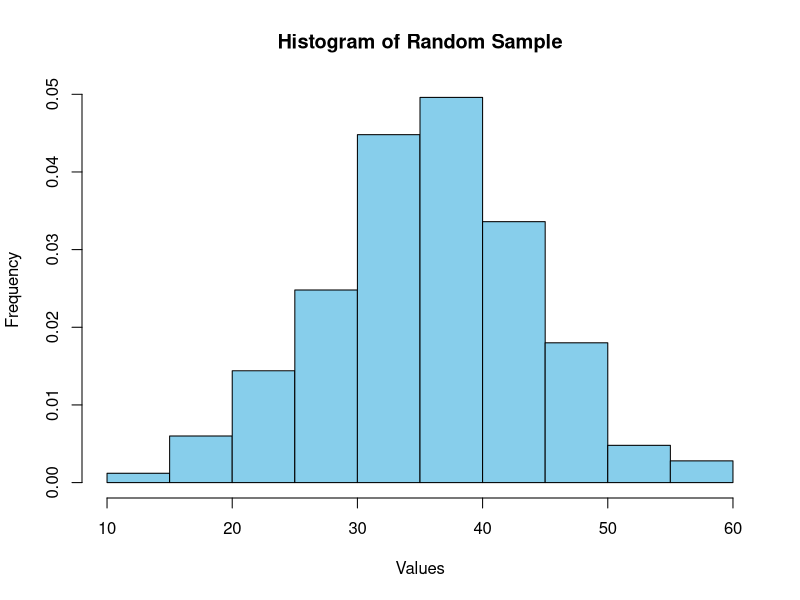
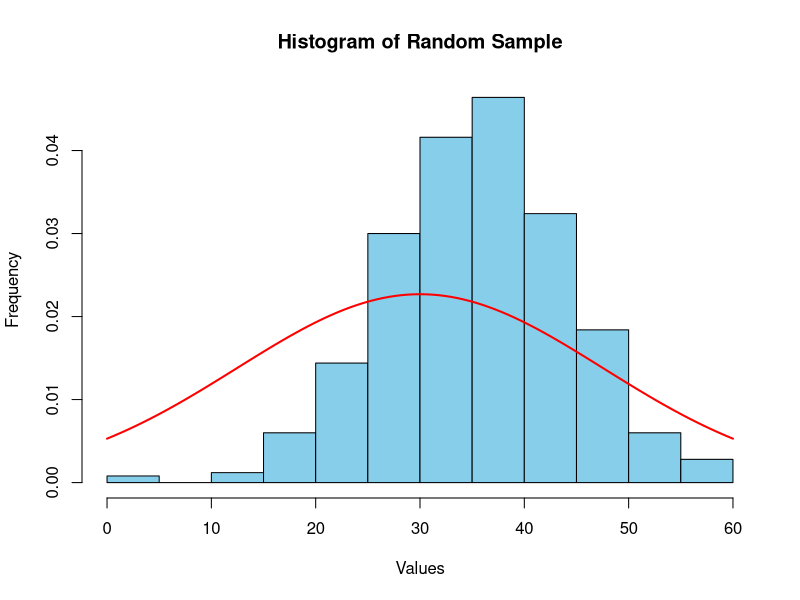
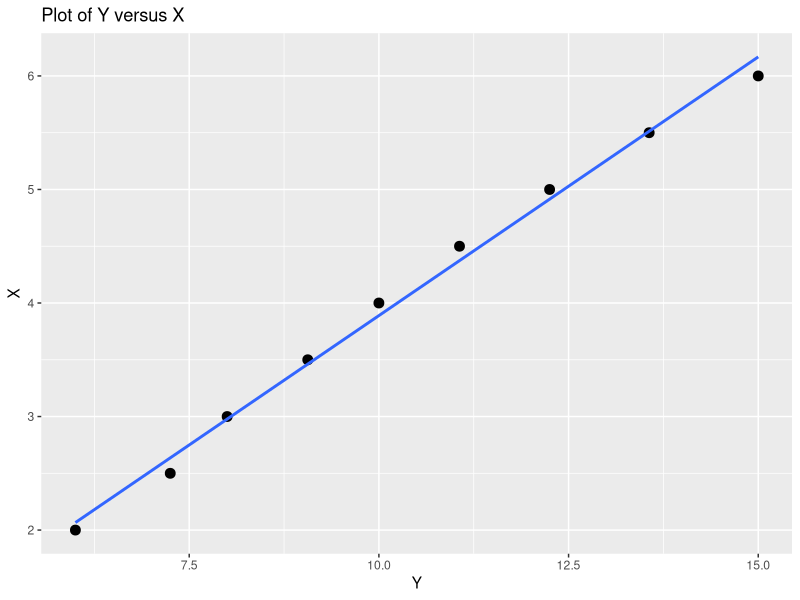
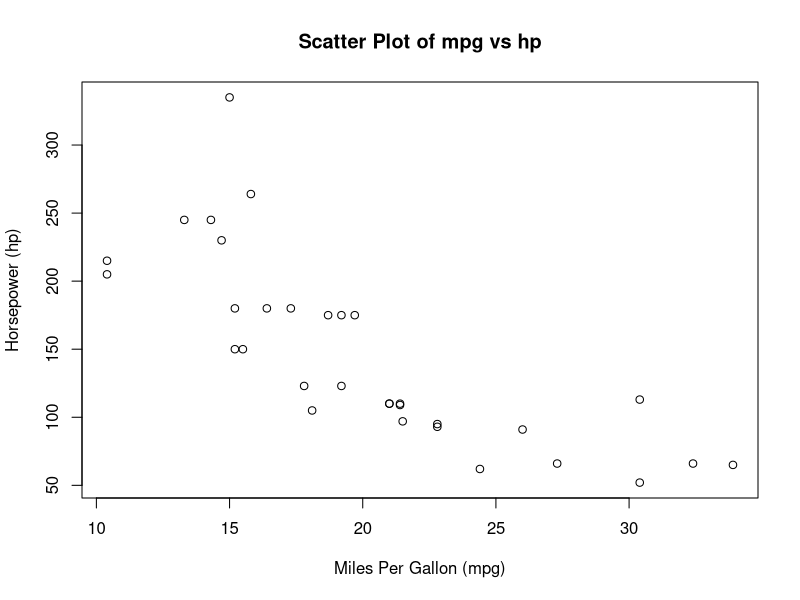
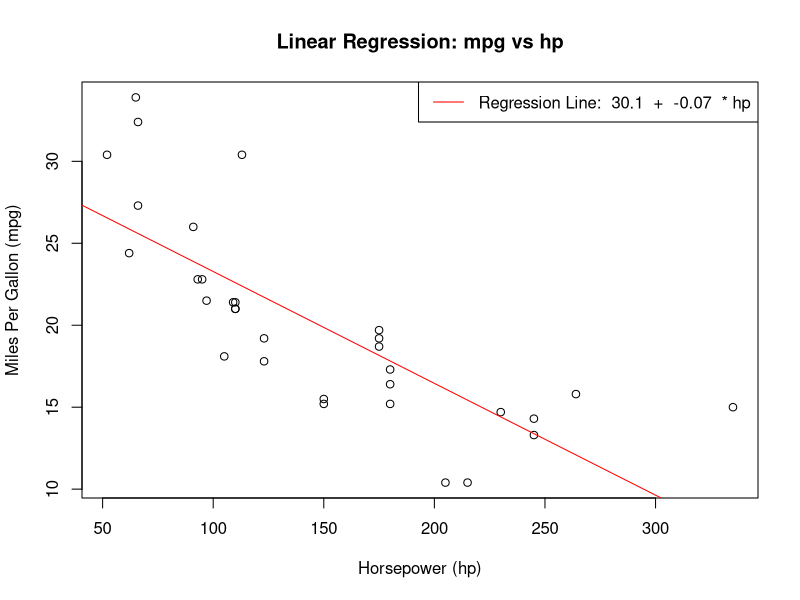
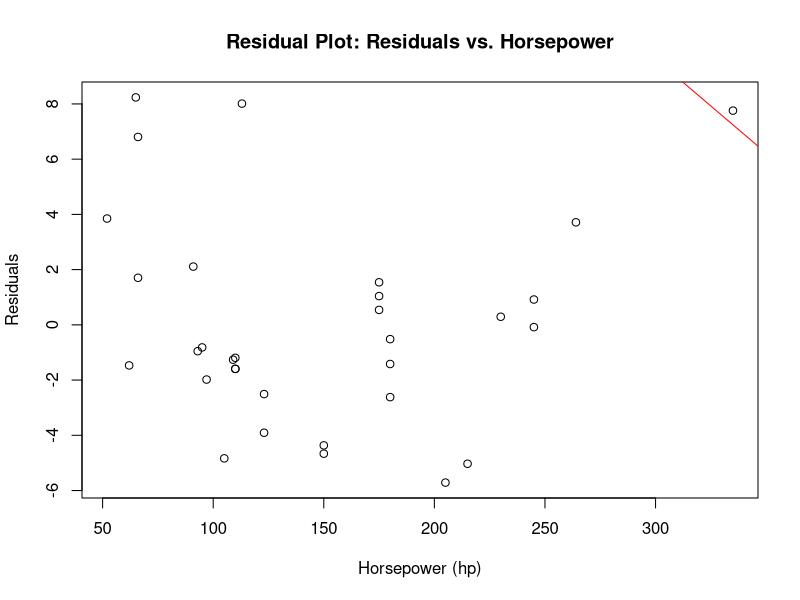
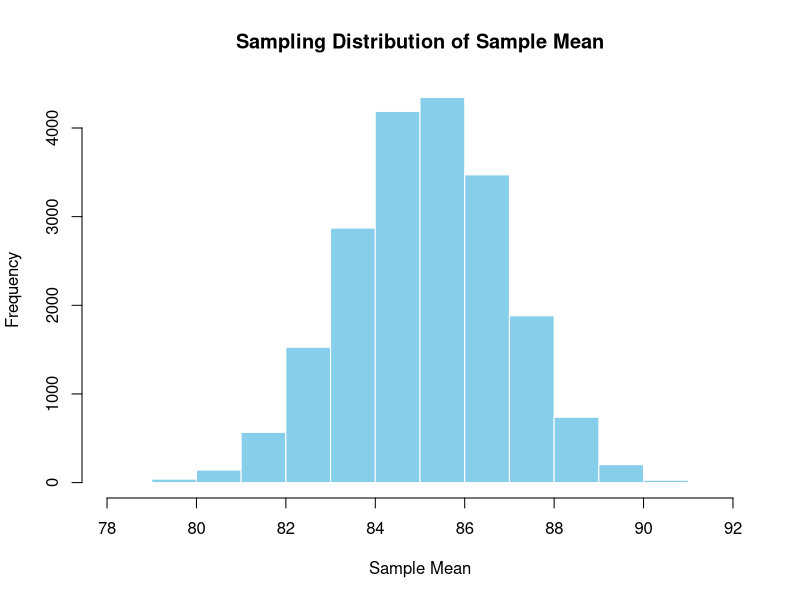
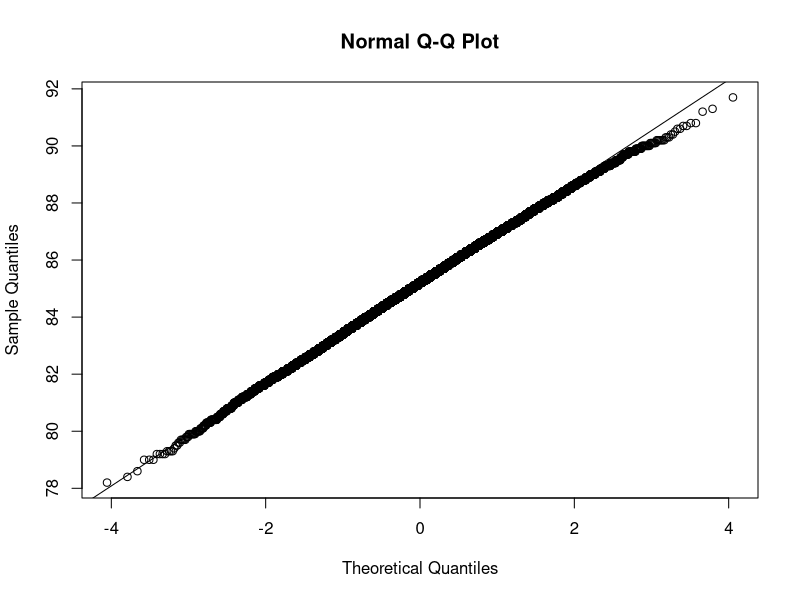

Recreate these plots in R, in order.
## ---- chunk 1
bag1 <- c(rep(5, 5), rep(10, 3))
bag2 <- c(rep(15, 2), rep(20, 4))

draw1 <- sample(bag1, 1)
draw2 <- sample(bag2, 1)

sum <- draw1 + draw2

print(paste("Possible values of X:", sum))
## ---- chunk 2
bag1 <- c(rep(5, 5), rep(10, 3))
bag2 <- c(rep(15, 2), rep(20, 4))

sums <- vector()

for (ball1 in bag1) {
  for (ball2 in bag2) {
    sum <- ball1 + ball2
    sums <- c(sums, sum)
  }
}

freq_table <- table(sums)

total_outcomes <- length(bag1) * length(bag2)

pmf <- freq_table / total_outcomes

print("Value of X | Probability")
for (i in 1:length(pmf)) {
  print(paste(names(pmf)[i], "|", pmf[i]))
}
## ---- chunk 3
values <- c(20, 25, 30)
probabilities <- c(5/24, 13/24, 1/4)

expected_value <- sum(values * probabilities)
cat("Expected Value (E(X)):", expected_value, "\n")

expected_value_squared <- sum((values^2) * probabilities)

variance <- expected_value_squared - expected_value^2
cat("Variance (Var(X)):", variance, "\n")
## ---- chunk 4
X_values <- c(20, 25, 30)
X_probabilities <- c(5/24, 13/24, 1/4)

Y_values <- (2 * X_values) - 3

data <- data.frame(X = X_values, Y = Y_values, Probability = X_probabilities)

print(data)
## ---- chunk 5
prob_X <- c(5/24, 13/24, 1/4)

X_values <- c(20, 25, 30)

Y_values <- (2*X_values) - 3

pmf_Y <- prob_X

cdf_Y <- cumsum(pmf_Y)

cat("\nCDF of Y:\n")
for (i in 1:length(Y_values)) {
  cat("Y <", Y_values[i], "with probability", cdf_Y[i], "\n")
}
cat("Y <", Y_values[length(Y_values)], "with probability 1\n")
## ---- chunk 6
Y_values <- c(37, 47, 57)

cdf_Y <- c(5/24, 18/24, 1)

index_Y_37 <- which(Y_values == 37)

P_Y_37 <- cdf_Y[index_Y_37] - ifelse(index_Y_37 > 1, cdf_Y[index_Y_37 - 1], 0)

## ---- chunk 7
x <- rnorm(n = 500, mean = 36, sd = 8)
hist(x,freq = FALSE, breaks = 10, col = "skyblue", border = "black", 
     main = "Histogram of Random Sample", xlab = "Values", ylab = "Frequency" )
## ---- chunk 8
x <- rnorm(n = 500, mean = 36, sd = 8)
hist(x,freq = FALSE, breaks = 10, col = "skyblue", border = "black", 
     main = "Histogram of Random Sample", xlab = "Values", ylab = "Frequency" )
curve(dnorm(x,mean(x),sd(x)),add = TRUE, col = "red", lwd = 2)
## ---- chunk 9
library(ggplot2)

data <- data.frame(
  X = c(2, 2.5, 3, 3.5, 4, 4.5, 5, 5.5, 6),
  Y = c(6, 7.25, 8, 9.0625, 10, 11.0625, 12.25, 13.5625, 15)
)

ggplot(data, aes(x = Y, y = X)) +
  geom_point(size = 3) +
  geom_smooth(method = "lm", se = FALSE) +
  labs(title = "Plot of Y versus X",
       x = "Y",
       y = "X")
## ---- chunk 10
library(ggplot2)

data <- data.frame(
  X = c(2, 2.5, 3, 3.5, 4, 4.5, 5, 5.5, 6),
  Y = c(6, 7.25, 8, 9.0625, 10, 11.0625, 12.25, 13.5625, 15)
)

correlation_coefficient <- cor(data$Y, data$X)

print(paste("Correlation coefficient (r):", correlation_coefficient))
## ---- chunk 11
last_six_data <- tail(data, 6)

correlation_coefficient_last_six <- cor(last_six_data$Y, last_six_data$X)

print(paste("Correlation coefficient (R_x,y) for the last six pairs of data:", correlation_coefficient_last_six))

correlation_coefficient_all <- cor(data$Y, data$X)

print(paste("Correlation coefficient (R_x,y) for all data points:", correlation_coefficient_all))
## ---- chunk 12
data$X1 <- 2 * data$X - 1
data$X2 <- data$X^2

cor_xy <- cor(data$Y, data$X)
cor_x1y <- cor(data$Y, data$X1)
cor_x2y <- cor(data$Y, data$X2)

print(paste("Correlation coefficient (r_x,y):", cor_xy))
print(paste("Correlation coefficient (r_x1,y):", cor_x1y))
print(paste("Correlation coefficient (r_x2,y):", cor_x2y))
## ---- chunk 13
data(mtcars)

head(mtcars, 10)
## ---- chunk 14
data(mtcars)

summary(mtcars$mpg)
summary(mtcars$hp)
## ---- chunk 15
data(mtcars)

plot(mtcars$mpg, mtcars$hp, 
     xlab = "Miles Per Gallon (mpg)", 
     ylab = "Horsepower (hp)",
     main = "Scatter Plot of mpg vs hp")
## ---- chunk 16
data(mtcars)

model <- lm(mpg ~ hp, data = mtcars)

summary(model)

fitted_values <- predict(model)

plot(mtcars$hp, mtcars$mpg, 
     xlab = "Horsepower (hp)", 
     ylab = "Miles Per Gallon (mpg)",
     main = "Linear Regression: mpg vs hp")

abline(model, col = "red")

legend("topright", legend = paste("Regression Line: ", round(coef(model)[1], 2), " + ", round(coef(model)[2], 2), " * hp"),
       col = "red", lty = 1)
## ---- chunk 17
data(mtcars)

model <- lm(mpg ~ hp, data = mtcars)

intercept <- coef(model)[1]
slope <- coef(model)[2]

fitted_equation <- paste("mpg =", round(intercept, 2), "+", round(slope, 2), "* hp")

cat("Fitted Equation:", fitted_equation, "\n")

change_in_mpg <- slope
cat("Change in mpg when hp increases by one unit:", round(change_in_mpg, 2), "units\n")
## ---- chunk 18
data(mtcars)

model <- lm(mpg ~ hp, data = mtcars)

plot(mtcars$hp, resid(model), 
     xlab = "Horsepower (hp)", 
     ylab = "Residuals",
     main = "Residual Plot: Residuals vs. Horsepower")

abline(model, col = "red")
## ---- chunk 19
data(mtcars)

model <- lm(mpg ~ hp, data = mtcars)

hp_value <- 110
predicted_mpg <- predict(model, newdata = data.frame(hp = hp_value))

cat("Predicted mpg for a car with horsepower of 110:", predicted_mpg, "\n")
## ---- chunk 20
mean <- 5.50
standard_deviation <- 1.20

percentile_90 <- qnorm(0.90, mean, standard_deviation)

print(percentile_90)
## ---- chunk 21
mean <- 5.50
standard_deviation <- 1.20

percentile_25 <- qnorm(0.25, mean, standard_deviation)

print(percentile_25)
## ---- chunk 22
mean <- 5.50

median_value <- mean

print(median_value)
## ---- chunk 23
mean <- 5.50
standard_deviation <- 1.20
threshold <- 7.00

cumulative_probability_up_to_7 <- pnorm(threshold, mean, standard_deviation)

percentage_more_than_7 <- 1 - cumulative_probability_up_to_7

percentage_more_than_7 <- percentage_more_than_7 * 100

print(percentage_more_than_7)
## ---- chunk 24
size <- 50
prob <- 0.05
q <- 2

prob_fewer_than_3 <- pbinom(q, size, prob)

print(prob_fewer_than_3)
## ---- chunk 25
mean_X <- 50 * 0.05
var_X <- 50 * 0.05 * (1 - 0.05)

cat("Mean of X:", mean_X, "\n")
cat("Variance of X:", var_X, "\n")
## ---- chunk 26
N <- 20000
my_boootstrap <- numeric(N)
exam_scores <- c(82, 88, 75, 94, 90, 85, 78, 91, 86, 89, 92, 80, 87, 79, 84, 77, 83, 81, 76, 93, 88, 85, 89, 90, 82, 86, 75, 91, 79, 84, 78, 95, 88, 87, 93, 86, 82, 89, 90, 80)

mean(exam_scores)
## ---- chunk 27
N <- 20000
my_boootstrap <- numeric(N)
exam_scores <- c(82, 88, 75, 94, 90, 85, 78, 91, 86, 89, 92, 80, 87, 79, 84, 77, 83, 81, 76, 93, 88, 85, 89, 90, 82, 86, 75, 91, 79, 84, 78, 95, 88, 87, 93, 86, 82, 89, 90, 80)

mean(exam_scores)

for (i in 1:N) {
  s=sample(exam_scores,10,replace = T)
  my_boootstrap[i]=mean(s)
}

hist(my_boootstrap, main = "Sampling Distribution of Sample Mean", xlab = "Sample Mean", ylab = "Frequency", col = "skyblue", border = "white")
## ---- chunk 28
quantile (my_boootstrap, c(0.90))
## ---- chunk 29
qqnorm(my_boootstrap)
qqline(my_boootstrap)
